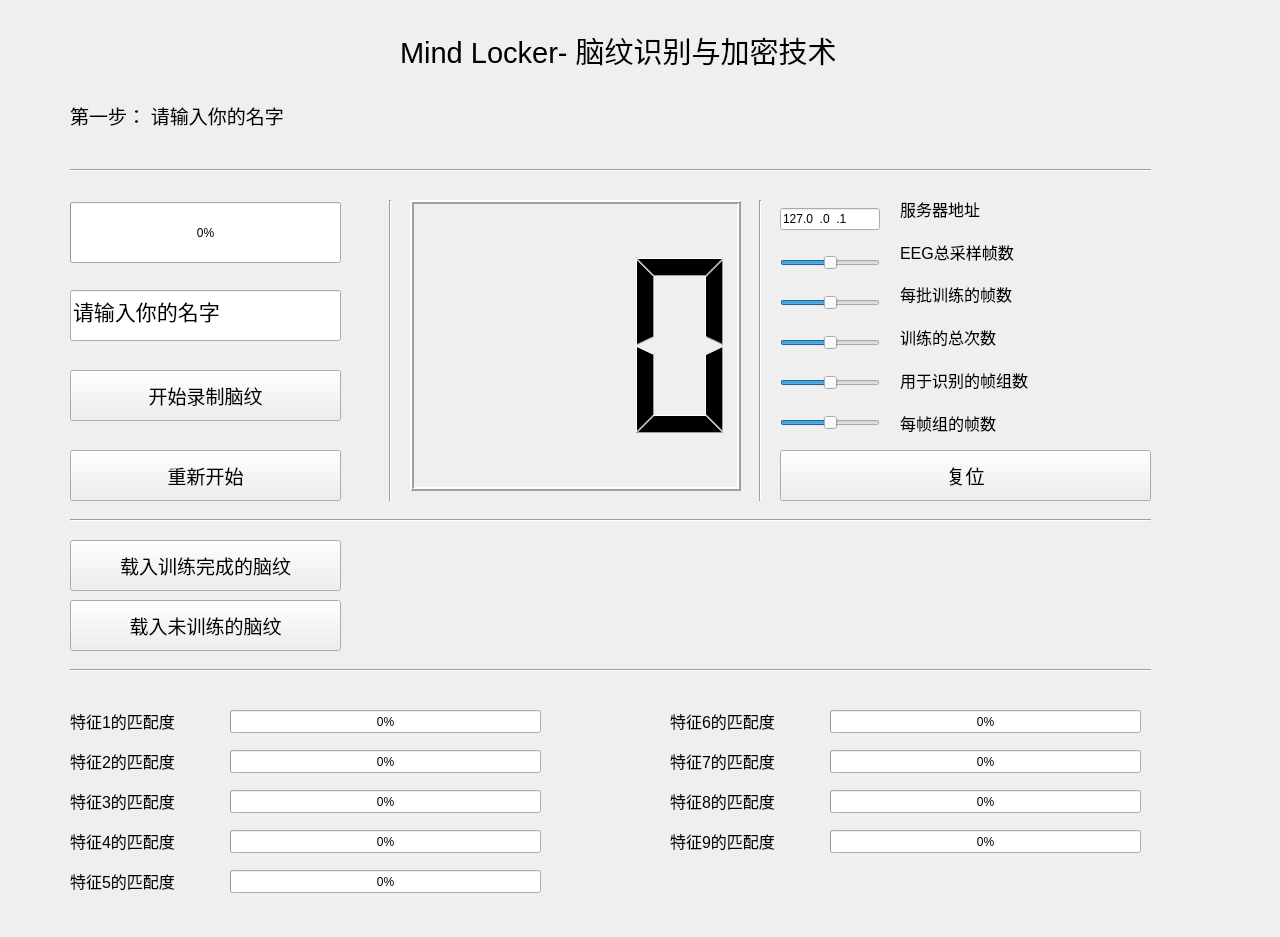
<?xml version="1.0" encoding="UTF-8"?>
<ui version="4.0">
 <class>MainWindow</class>
 <widget class="QMainWindow" name="MainWindow">
  <property name="enabled">
   <bool>true</bool>
  </property>
  <property name="geometry">
   <rect>
    <x>0</x>
    <y>0</y>
    <width>1280</width>
    <height>937</height>
   </rect>
  </property>
  <property name="maximumSize">
   <size>
    <width>1280</width>
    <height>1024</height>
   </size>
  </property>
  <property name="windowTitle">
   <string>Mind Locker</string>
  </property>
  <widget class="QWidget" name="centralwidget">
   <widget class="QPushButton" name="pushButton">
    <property name="geometry">
     <rect>
      <x>70</x>
      <y>370</y>
      <width>271</width>
      <height>51</height>
     </rect>
    </property>
    <property name="font">
     <font>
      <pointsize>14</pointsize>
     </font>
    </property>
    <property name="text">
     <string>开始录制脑纹</string>
    </property>
   </widget>
   <widget class="QProgressBar" name="progressBar">
    <property name="geometry">
     <rect>
      <x>70</x>
      <y>202</y>
      <width>271</width>
      <height>61</height>
     </rect>
    </property>
    <property name="value">
     <number>0</number>
    </property>
   </widget>
   <widget class="QPushButton" name="pushButton_2">
    <property name="geometry">
     <rect>
      <x>70</x>
      <y>450</y>
      <width>271</width>
      <height>51</height>
     </rect>
    </property>
    <property name="font">
     <font>
      <pointsize>14</pointsize>
     </font>
    </property>
    <property name="text">
     <string>重新开始</string>
    </property>
   </widget>
   <widget class="QLabel" name="label_2">
    <property name="geometry">
     <rect>
      <x>410</x>
      <y>540</y>
      <width>631</width>
      <height>41</height>
     </rect>
    </property>
    <property name="font">
     <font>
      <pointsize>14</pointsize>
     </font>
    </property>
    <property name="text">
     <string/>
    </property>
   </widget>
   <widget class="QLabel" name="label">
    <property name="geometry">
     <rect>
      <x>70</x>
      <y>70</y>
      <width>1201</width>
      <height>91</height>
     </rect>
    </property>
    <property name="font">
     <font>
      <family>微软雅黑</family>
      <pointsize>14</pointsize>
     </font>
    </property>
    <property name="text">
     <string>第一步： 请输入你的名字</string>
    </property>
   </widget>
   <widget class="QLCDNumber" name="lcdNumber">
    <property name="geometry">
     <rect>
      <x>410</x>
      <y>200</y>
      <width>331</width>
      <height>291</height>
     </rect>
    </property>
    <property name="font">
     <font>
      <pointsize>36</pointsize>
     </font>
    </property>
    <property name="lineWidth">
     <number>2</number>
    </property>
    <property name="midLineWidth">
     <number>0</number>
    </property>
    <property name="digitCount">
     <number>3</number>
    </property>
   </widget>
   <widget class="Line" name="line">
    <property name="geometry">
     <rect>
      <x>380</x>
      <y>200</y>
      <width>20</width>
      <height>301</height>
     </rect>
    </property>
    <property name="orientation">
     <enum>Qt::Vertical</enum>
    </property>
   </widget>
   <widget class="Line" name="line_2">
    <property name="geometry">
     <rect>
      <x>750</x>
      <y>200</y>
      <width>20</width>
      <height>301</height>
     </rect>
    </property>
    <property name="orientation">
     <enum>Qt::Vertical</enum>
    </property>
   </widget>
   <widget class="Line" name="line_3">
    <property name="geometry">
     <rect>
      <x>70</x>
      <y>510</y>
      <width>1081</width>
      <height>21</height>
     </rect>
    </property>
    <property name="orientation">
     <enum>Qt::Horizontal</enum>
    </property>
   </widget>
   <widget class="Line" name="line_4">
    <property name="geometry">
     <rect>
      <x>70</x>
      <y>160</y>
      <width>1081</width>
      <height>21</height>
     </rect>
    </property>
    <property name="orientation">
     <enum>Qt::Horizontal</enum>
    </property>
   </widget>
   <widget class="QLabel" name="label_1">
    <property name="geometry">
     <rect>
      <x>400</x>
      <y>20</y>
      <width>751</width>
      <height>61</height>
     </rect>
    </property>
    <property name="font">
     <font>
      <pointsize>22</pointsize>
     </font>
    </property>
    <property name="text">
     <string>Mind Locker- 脑纹识别与加密技术</string>
    </property>
   </widget>
   <widget class="QPushButton" name="pushButton_4">
    <property name="geometry">
     <rect>
      <x>780</x>
      <y>450</y>
      <width>371</width>
      <height>51</height>
     </rect>
    </property>
    <property name="font">
     <font>
      <pointsize>14</pointsize>
     </font>
    </property>
    <property name="text">
     <string>复位</string>
    </property>
   </widget>
   <widget class="QWidget" name="layoutWidget">
    <property name="geometry">
     <rect>
      <x>900</x>
      <y>190</y>
      <width>291</width>
      <height>251</height>
     </rect>
    </property>
    <layout class="QVBoxLayout" name="verticalLayout">
     <property name="sizeConstraint">
      <enum>QLayout::SetDefaultConstraint</enum>
     </property>
     <item>
      <widget class="QLabel" name="label_3">
       <property name="font">
        <font>
         <pointsize>12</pointsize>
        </font>
       </property>
       <property name="text">
        <string>服务器地址</string>
       </property>
      </widget>
     </item>
     <item>
      <widget class="QLabel" name="label_4">
       <property name="font">
        <font>
         <pointsize>12</pointsize>
        </font>
       </property>
       <property name="text">
        <string>EEG总采样帧数</string>
       </property>
      </widget>
     </item>
     <item>
      <widget class="QLabel" name="label_5">
       <property name="font">
        <font>
         <pointsize>12</pointsize>
        </font>
       </property>
       <property name="text">
        <string>每批训练的帧数</string>
       </property>
      </widget>
     </item>
     <item>
      <widget class="QLabel" name="label_6">
       <property name="font">
        <font>
         <pointsize>12</pointsize>
        </font>
       </property>
       <property name="text">
        <string>训练的总次数</string>
       </property>
      </widget>
     </item>
     <item>
      <widget class="QLabel" name="label_7">
       <property name="font">
        <font>
         <pointsize>12</pointsize>
        </font>
       </property>
       <property name="text">
        <string>用于识别的帧组数</string>
       </property>
      </widget>
     </item>
     <item>
      <widget class="QLabel" name="label_8">
       <property name="font">
        <font>
         <pointsize>12</pointsize>
        </font>
       </property>
       <property name="text">
        <string>每帧组的帧数</string>
       </property>
      </widget>
     </item>
    </layout>
   </widget>
   <widget class="QWidget" name="layoutWidget">
    <property name="geometry">
     <rect>
      <x>780</x>
      <y>189</y>
      <width>100</width>
      <height>261</height>
     </rect>
    </property>
    <layout class="QVBoxLayout" name="verticalLayout_2">
     <item>
      <widget class="QLineEdit" name="lineEdit_2">
       <property name="inputMask">
        <string>000.000.000.000</string>
       </property>
       <property name="text">
        <string>127.0.0.1</string>
       </property>
       <property name="frame">
        <bool>true</bool>
       </property>
       <property name="echoMode">
        <enum>QLineEdit::Normal</enum>
       </property>
      </widget>
     </item>
     <item>
      <widget class="QSlider" name="horizontalSlider">
       <property name="toolTip">
        <string/>
       </property>
       <property name="value">
        <number>50</number>
       </property>
       <property name="orientation">
        <enum>Qt::Horizontal</enum>
       </property>
      </widget>
     </item>
     <item>
      <widget class="QSlider" name="horizontalSlider_2">
       <property name="value">
        <number>50</number>
       </property>
       <property name="orientation">
        <enum>Qt::Horizontal</enum>
       </property>
      </widget>
     </item>
     <item>
      <widget class="QSlider" name="horizontalSlider_3">
       <property name="value">
        <number>50</number>
       </property>
       <property name="orientation">
        <enum>Qt::Horizontal</enum>
       </property>
      </widget>
     </item>
     <item>
      <widget class="QSlider" name="horizontalSlider_4">
       <property name="value">
        <number>50</number>
       </property>
       <property name="orientation">
        <enum>Qt::Horizontal</enum>
       </property>
      </widget>
     </item>
     <item>
      <widget class="QSlider" name="horizontalSlider_5">
       <property name="value">
        <number>50</number>
       </property>
       <property name="orientation">
        <enum>Qt::Horizontal</enum>
       </property>
      </widget>
     </item>
    </layout>
   </widget>
   <widget class="QLineEdit" name="lineEdit">
    <property name="geometry">
     <rect>
      <x>70</x>
      <y>290</y>
      <width>271</width>
      <height>51</height>
     </rect>
    </property>
    <property name="font">
     <font>
      <pointsize>16</pointsize>
     </font>
    </property>
    <property name="focusPolicy">
     <enum>Qt::StrongFocus</enum>
    </property>
    <property name="text">
     <string>请输入你的名字</string>
    </property>
   </widget>
   <widget class="QPushButton" name="pushButton_3">
    <property name="geometry">
     <rect>
      <x>70</x>
      <y>540</y>
      <width>271</width>
      <height>51</height>
     </rect>
    </property>
    <property name="font">
     <font>
      <pointsize>14</pointsize>
     </font>
    </property>
    <property name="text">
     <string>载入训练完成的脑纹</string>
    </property>
   </widget>
   <widget class="QPushButton" name="pushButton_5">
    <property name="geometry">
     <rect>
      <x>70</x>
      <y>600</y>
      <width>271</width>
      <height>51</height>
     </rect>
    </property>
    <property name="font">
     <font>
      <pointsize>14</pointsize>
     </font>
    </property>
    <property name="text">
     <string>载入未训练的脑纹</string>
    </property>
   </widget>
   <widget class="QLabel" name="label_9">
    <property name="geometry">
     <rect>
      <x>410</x>
      <y>600</y>
      <width>631</width>
      <height>41</height>
     </rect>
    </property>
    <property name="font">
     <font>
      <pointsize>14</pointsize>
     </font>
    </property>
    <property name="text">
     <string/>
    </property>
   </widget>
   <widget class="Line" name="line_5">
    <property name="geometry">
     <rect>
      <x>70</x>
      <y>660</y>
      <width>1081</width>
      <height>21</height>
     </rect>
    </property>
    <property name="orientation">
     <enum>Qt::Horizontal</enum>
    </property>
   </widget>
   <widget class="QProgressBar" name="progressBar_dim_0">
    <property name="geometry">
     <rect>
      <x>230</x>
      <y>710</y>
      <width>311</width>
      <height>23</height>
     </rect>
    </property>
    <property name="value">
     <number>0</number>
    </property>
   </widget>
   <widget class="QLabel" name="label_10">
    <property name="geometry">
     <rect>
      <x>70</x>
      <y>700</y>
      <width>161</width>
      <height>41</height>
     </rect>
    </property>
    <property name="font">
     <font>
      <pointsize>12</pointsize>
     </font>
    </property>
    <property name="text">
     <string>特征1的匹配度</string>
    </property>
   </widget>
   <widget class="QLabel" name="label_11">
    <property name="geometry">
     <rect>
      <x>70</x>
      <y>740</y>
      <width>161</width>
      <height>41</height>
     </rect>
    </property>
    <property name="font">
     <font>
      <pointsize>12</pointsize>
     </font>
    </property>
    <property name="text">
     <string>特征2的匹配度</string>
    </property>
   </widget>
   <widget class="QProgressBar" name="progressBar_dim_1">
    <property name="geometry">
     <rect>
      <x>230</x>
      <y>750</y>
      <width>311</width>
      <height>23</height>
     </rect>
    </property>
    <property name="value">
     <number>0</number>
    </property>
   </widget>
   <widget class="QLabel" name="label_12">
    <property name="geometry">
     <rect>
      <x>70</x>
      <y>780</y>
      <width>161</width>
      <height>41</height>
     </rect>
    </property>
    <property name="font">
     <font>
      <pointsize>12</pointsize>
     </font>
    </property>
    <property name="text">
     <string>特征3的匹配度</string>
    </property>
   </widget>
   <widget class="QProgressBar" name="progressBar_dim_2">
    <property name="geometry">
     <rect>
      <x>230</x>
      <y>790</y>
      <width>311</width>
      <height>23</height>
     </rect>
    </property>
    <property name="value">
     <number>0</number>
    </property>
   </widget>
   <widget class="QLabel" name="label_13">
    <property name="geometry">
     <rect>
      <x>70</x>
      <y>820</y>
      <width>161</width>
      <height>41</height>
     </rect>
    </property>
    <property name="font">
     <font>
      <pointsize>12</pointsize>
     </font>
    </property>
    <property name="text">
     <string>特征4的匹配度</string>
    </property>
   </widget>
   <widget class="QProgressBar" name="progressBar_dim_3">
    <property name="geometry">
     <rect>
      <x>230</x>
      <y>830</y>
      <width>311</width>
      <height>23</height>
     </rect>
    </property>
    <property name="value">
     <number>0</number>
    </property>
   </widget>
   <widget class="QLabel" name="label_15">
    <property name="geometry">
     <rect>
      <x>670</x>
      <y>700</y>
      <width>161</width>
      <height>41</height>
     </rect>
    </property>
    <property name="font">
     <font>
      <pointsize>12</pointsize>
     </font>
    </property>
    <property name="text">
     <string>特征6的匹配度</string>
    </property>
   </widget>
   <widget class="QProgressBar" name="progressBar_dim_8">
    <property name="geometry">
     <rect>
      <x>830</x>
      <y>830</y>
      <width>311</width>
      <height>23</height>
     </rect>
    </property>
    <property name="value">
     <number>0</number>
    </property>
   </widget>
   <widget class="QProgressBar" name="progressBar_dim_5">
    <property name="geometry">
     <rect>
      <x>830</x>
      <y>710</y>
      <width>311</width>
      <height>23</height>
     </rect>
    </property>
    <property name="value">
     <number>0</number>
    </property>
   </widget>
   <widget class="QLabel" name="label_16">
    <property name="geometry">
     <rect>
      <x>670</x>
      <y>820</y>
      <width>161</width>
      <height>41</height>
     </rect>
    </property>
    <property name="font">
     <font>
      <pointsize>12</pointsize>
     </font>
    </property>
    <property name="text">
     <string>特征9的匹配度</string>
    </property>
   </widget>
   <widget class="QLabel" name="label_17">
    <property name="geometry">
     <rect>
      <x>670</x>
      <y>780</y>
      <width>161</width>
      <height>41</height>
     </rect>
    </property>
    <property name="font">
     <font>
      <pointsize>12</pointsize>
     </font>
    </property>
    <property name="text">
     <string>特征8的匹配度</string>
    </property>
   </widget>
   <widget class="QProgressBar" name="progressBar_dim_6">
    <property name="geometry">
     <rect>
      <x>830</x>
      <y>750</y>
      <width>311</width>
      <height>23</height>
     </rect>
    </property>
    <property name="value">
     <number>0</number>
    </property>
   </widget>
   <widget class="QProgressBar" name="progressBar_dim_7">
    <property name="geometry">
     <rect>
      <x>830</x>
      <y>790</y>
      <width>311</width>
      <height>23</height>
     </rect>
    </property>
    <property name="value">
     <number>0</number>
    </property>
   </widget>
   <widget class="QLabel" name="label_18">
    <property name="geometry">
     <rect>
      <x>670</x>
      <y>740</y>
      <width>161</width>
      <height>41</height>
     </rect>
    </property>
    <property name="font">
     <font>
      <pointsize>12</pointsize>
     </font>
    </property>
    <property name="text">
     <string>特征7的匹配度</string>
    </property>
   </widget>
   <widget class="QLabel" name="label_19">
    <property name="geometry">
     <rect>
      <x>70</x>
      <y>860</y>
      <width>161</width>
      <height>41</height>
     </rect>
    </property>
    <property name="font">
     <font>
      <pointsize>12</pointsize>
     </font>
    </property>
    <property name="text">
     <string>特征5的匹配度</string>
    </property>
   </widget>
   <widget class="QProgressBar" name="progressBar_dim_4">
    <property name="geometry">
     <rect>
      <x>230</x>
      <y>870</y>
      <width>311</width>
      <height>23</height>
     </rect>
    </property>
    <property name="value">
     <number>0</number>
    </property>
   </widget>
  </widget>
  <widget class="QMenuBar" name="menubar">
   <property name="geometry">
    <rect>
     <x>0</x>
     <y>0</y>
     <width>1280</width>
     <height>26</height>
    </rect>
   </property>
  </widget>
 </widget>
 <tabstops>
  <tabstop>lineEdit</tabstop>
  <tabstop>pushButton</tabstop>
  <tabstop>pushButton_2</tabstop>
  <tabstop>lineEdit_2</tabstop>
  <tabstop>horizontalSlider</tabstop>
  <tabstop>horizontalSlider_2</tabstop>
  <tabstop>horizontalSlider_3</tabstop>
  <tabstop>horizontalSlider_4</tabstop>
  <tabstop>horizontalSlider_5</tabstop>
  <tabstop>pushButton_4</tabstop>
  <tabstop>pushButton_3</tabstop>
 </tabstops>
 <resources/>
 <connections/>
</ui>
